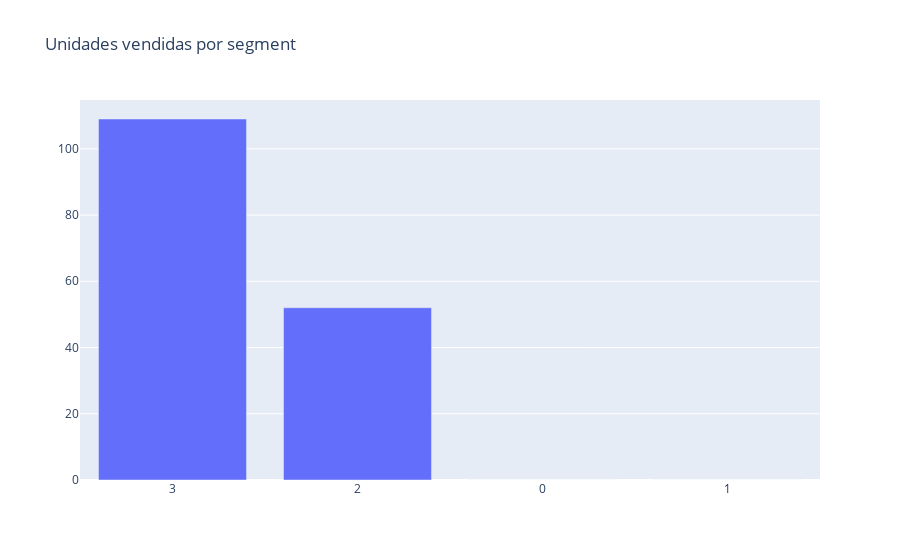

This figure's notebook cell:
### Code cell
plot_data = [
    go.Bar(
        x=df_2_segment_unidades_vendidas['segment'],
        y=df_2_segment_unidades_vendidas['unidades_vendidas_total'],
    )
]

plot_layout = go.Layout(
        xaxis={"type": "category"},
        title='Unidades vendidas por segment'
    )

plt.figure(figsize=(16,16))
fig = go.Figure(data=plot_data, layout=plot_layout)
fig.write_html('fig5segment.html')
pyoff.iplot(fig)

### Figure 1 — Plotly figure (JSON) as saved in the notebook; plotly's stock layout.template omitted (floating-point values rounded to 4 significant figures)
{"data": [{"type": "bar", "x": [3, 2, 0, 1], "y": [109, 52, 0, 0]}], "layout": {"title": {"text": "Unidades vendidas por segment"}, "xaxis": {"type": "category"}}}
